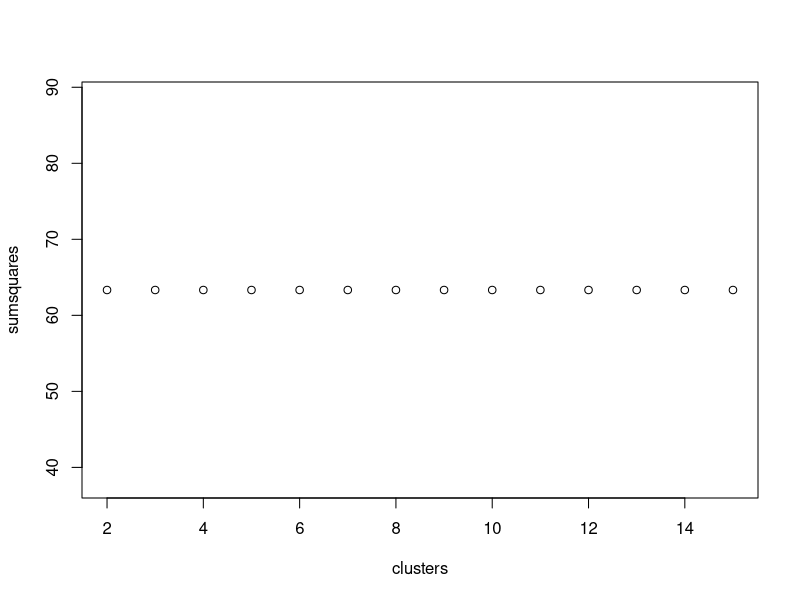

Generate this figure with R:
set.seed(42)
# generate a set of 200 random numbers (100 pairs) in a normal distribution
x <- rbind(matrix(rnorm(100, sd = 0.3), ncol =  2), matrix(rnorm(100, mean = 1, sd = 0.3), ncol = 2))

# kmeans on x with 10 clusters
fit <- kmeans(x, 10)
print(fit)

# playing further with kmeans
# testing value of sum of squares with respect to the number of clusters
results <-  matrix(nrow = 14, ncol = 2, dimnames = list(2:15, c("clusters", "sumsquares")))

for(i in 2:15){
	fit <- kmeans(x, i)
	results[i-1, 1] <- i
	results[i-1, 2] <- fit$totss
}
print(plot(results))